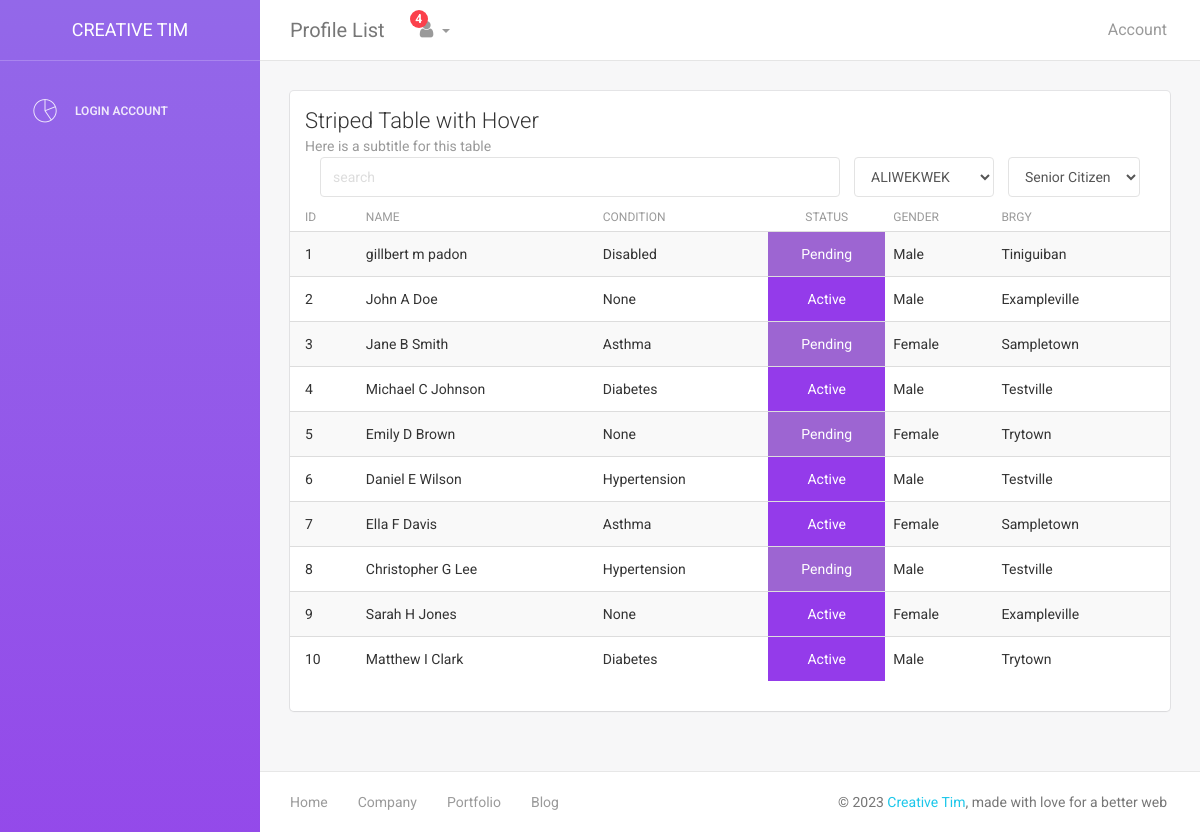
/LGU/table.php, run on the app's committed database.
### tables this page shows
CREATE TABLE `verified` (
  `id` int(11) NOT NULL,
  `fname` varchar(45) DEFAULT NULL,
  `mi` varchar(5) DEFAULT NULL,
  `lname` varchar(45) DEFAULT NULL,
  `email` varchar(45) DEFAULT NULL,
  `bdate` varchar(20) DEFAULT NULL,
  `status_rs` varchar(20) DEFAULT NULL,
  `gender` varchar(20) DEFAULT 'Male',
  `address` varchar(100) DEFAULT NULL,
  `number` varchar(15) DEFAULT NULL,
  `valid_id` varchar(200) DEFAULT NULL,
  `app_id` varchar(15) DEFAULT NULL,
  `photo` varchar(200) DEFAULT NULL,
  `conditions` varchar(20) DEFAULT NULL,
  `nationality` varchar(45) NOT NULL DEFAULT 'Pilipino',
  `family_name` varchar(45) DEFAULT NULL,
  `family_contact` varchar(15) DEFAULT NULL,
  `brgy` varchar(45) DEFAULT 'Tiniguiban'
);

CREATE TABLE `account` (
  `id` int(11) NOT NULL,
  `account_id` int(11) DEFAULT NULL,
  `email` varchar(45) DEFAULT NULL,
  `passcode` varchar(45) DEFAULT NULL,
  `account_type` varchar(10) DEFAULT 'User',
  `account_status` varchar(10) DEFAULT 'Pending'
);

### LGU/table.php (the view, shortened to what this page needs)
<?php
require('connection.php');
$query = "SELECT v.id, v.fname, v.lname, v.brgy, v.mi, a.account_status , v.gender, v.conditions from verified v INNER JOIN account a on v.id = a.id";
$result = mysqli_query($conn,$query);
?>
<!doctype html>
<html lang="en">
<head>
    <link href="assets/css/bootstrap.min.css" rel="stylesheet" />
    <link href="assets/css/animate.min.css" rel="stylesheet"/>
    <link href="assets/css/light-bootstrap-dashboard.css?v=1.4.0" rel="stylesheet"/>
    <link href="assets/css/demo.css" rel="stylesheet" />
    <link href="http://maxcdn.bootstrapcdn.com/font-awesome/4.2.0/css/font-awesome.min.css" rel="stylesheet">
    <link href="assets/css/pe-icon-7-stroke.css" rel="stylesheet" />
</head>
<body>
<div class="wrapper">
    <div class="sidebar" data-color="purple" >
        <?php include('includes/sidebar.php'); ?>
    </div>
    <div class="main-panel">
    <?php include('includes/navbar.php'); ?>
        <div class="content">
            <div class="container-fluid">
                <div class="row">
                    <div class="col-md-12">
                        <div class="card">
                            <div class="header">
                                <h4 class="title">Striped Table with Hover</h4>
                                <p class="category">Here is a subtitle for this table</p>
                                <div class="col-md-12" style="display:flex; align-items:center; justify-content:center; gap:1em;">
                                    <input type="text" class="form-control" name="" id="search" placeholder="search">
                                    <select name="" class="form-control" id="brgy"  style="width: 10em;">
                                        <?php
                                        $barangays = [
                                            'ALIWEKWEK',
                                            'BAAY',
                                            'BALANGOBONG',
                                            'BALOCOC',
                                            'BANTAYAN',
                                            'BASING',
                                            'CAPANDANAN',
                                            'DOMALANDAN CENTER',
                                            'DOMALANDAN EAST',
                                            'DOMALANDAN WEST',
                                            'DORONGAN',
                                            'DULAG',
                                            'ESTANZA',
                                            'LASIP',
                                            'LIBSONG EAST',
                                            'LIBSONG WEST',
                                            'MALAWA',
                                            'MALIMPUEC',
                                            'MANIBOC',
                                            'MATALAVA',
                                            'NAGUELGUEL',
                                            'NAMOLAN',
                                            'PANGAPISAN NORTH',
                                            'PANGAPISAN SUR',
                                            'POBLACION',
                                            'QUIBAOL',
                                            'ROSARIO',
                                            'SABANGAN',
                                            'TALOGTOG',
                                            'TUMBAR',
                                            'TONTON',
                                            'WAWA'
                                        ];
                                        foreach ($barangays as $barangay) {
                                            echo "<option value=\"$barangay\">$barangay</option>";
                                        }
                                        ?>
                                    </select>
                                    <select name="" id="condition" class="form-control" style="width: 10em;">
                                        <option value="senior citizen">Senior Citizen</option>
                                    </select>
                                </div>
                            </div>
                            <div class="content table-responsive table-full-width">
                                <table class="table table-hover table-striped">
                                    <thead>
                                        <th>ID</th>
                                    	<th>Name</th>
                                    	<th>Condition</th>
                                    	<th style="text-align: center;">STATUS</th>
                                    	<th>Gender</th>
                                    	<th>Brgy</th>
                                    </thead>
                                    <tbody id="tbody">
                                    <?php
                                       if(mysqli_num_rows($result)>0){
                                        $count=1;
                                        while($row = mysqli_fetch_assoc($result)){
                                            extract($row);
                                            $color = $account_status!="Pending"? "#943bea ": "#9d65d2";
                                            echo  "<tr class='row_data' onclick='goToPage($id)'>
                                            <td>$count</td>
                                            <td>$fname $mi $lname</td>
                                            <td>$conditions</td>
                                            <td style='background: $color  ; text-align:center; color:white;'>$account_status</td>
                                            <td>$gender</td>
                                            <td>$brgy</td>
                                            </tr>";
                                            $count++;
                                        }
                                       }else{
                                            echo '<tr class="row_data">
                                                    <td colspan="6" style="text-align: center;">NO DATA FOUND</td>
                                                  </tr>';
                                       }
                                    ?>
                                    </tbody>
                                </table>
                            </div>
                        </div>
                    </div>
                </div>
            </div>
        </div>
        <footer class="footer">
            <div class="container-fluid">
                <nav class="pull-left">
                    <ul>
                        <li>
                            <a href="#">
                                Home
                            </a>
                        </li>
                        <li>
                            <a href="#">
                                Company
                            </a>
                        </li>
                        <li>
                            <a href="#">
                                Portfolio
                            </a>
                        </li>
                        <li>
                            <a href="#">
                               Blog
                            </a>
                        </li>
                    </ul>
                </nav>
                <p class="copyright pull-right">
                    &copy; <script>document.write(new Date().getFullYear())</script> <a href="http://www.creative-tim.com">Creative Tim</a>, made with love for a better web
                </p>
            </div>
        </footer>
    </div>
</div>
</body>
</html>

### data on the page
verified: fname "gillbert", mi "m", lname "padon", conditions "Disabled", account.account_status "Pending", gender "Male", brgy "Tiniguiban"
verified: fname "John", mi "A", lname "Doe", conditions "None", account.account_status "Active", gender "Male", brgy "Exampleville"
verified: fname "Jane", mi "B", lname "Smith", conditions "Asthma", account.account_status "Pending", gender "Female", brgy "Sampletown"
verified: fname "Michael", mi "C", lname "Johnson", conditions "Diabetes", account.account_status "Active", gender "Male", brgy "Testville"
verified: fname "Emily", mi "D", lname "Brown", conditions "None", account.account_status "Pending", gender "Female", brgy "Trytown"
verified: fname "Daniel", mi "E", lname "Wilson", conditions "Hypertension", account.account_status "Active", gender "Male", brgy "Testville"
verified: fname "Ella", mi "F", lname "Davis", conditions "Asthma", account.account_status "Active", gender "Female", brgy "Sampletown"
verified: fname "Christopher", mi "G", lname "Lee", conditions "Hypertension", account.account_status "Pending", gender "Male", brgy "Testville"
verified: fname "Sarah", mi "H", lname "Jones", conditions "None", account.account_status "Active", gender "Female", brgy "Exampleville"
verified: fname "Matthew", mi "I", lname "Clark", conditions "Diabetes", account.account_status "Active", gender "Male", brgy "Trytown"

### other printed values
$num "4"
form field value "ALIWEKWEK"
